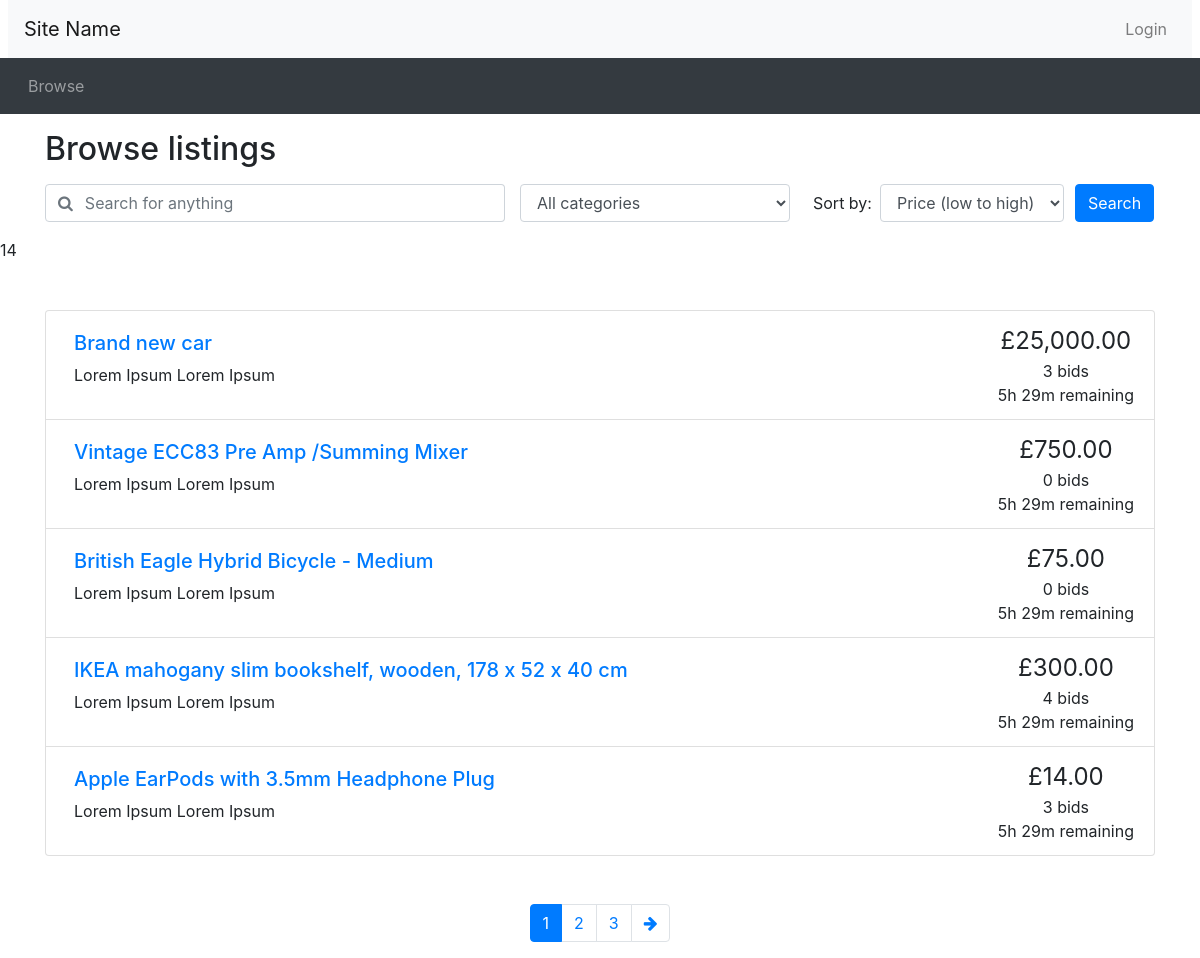
Screenshot of /browse.php with the database file from the repository.
### tables this page shows
CREATE TABLE IF NOT EXISTS `listings` (
  `listing_id` int(11) NOT NULL AUTO_INCREMENT,
  `seller_id` int(11) DEFAULT NULL,
  `posttime` datetime DEFAULT NULL,
  `endtime` datetime DEFAULT NULL,
  `itemdescription` text,
  `item_title` text,
  `category` text,
  `reserveprice` decimal(10,2) DEFAULT NULL,
  `startprice` decimal(10,2) DEFAULT NULL,
  PRIMARY KEY (`listing_id`),
  KEY `seller_id` (`seller_id`)
);

### utilities.php (the view)
<?php
function display_time_remaining($interval) {
    if ($interval->days == 0 && $interval->h == 0) {
      $time_remaining = $interval->format('%im %Ss');
    }
    else if ($interval->days == 0) {
      $time_remaining = $interval->format('%hh %im');
    }
    else {
      $time_remaining = $interval->format('%ad %hh');
    }
  return $time_remaining;
}
function print_listing_li($item_id, $title, $desc, $price, $num_bids, $end_time)
{
  if (strlen($desc) > 250) {
    $desc_shortened = substr($desc, 0, 250) . '...';
  }
  else {
    $desc_shortened = $desc;
  }
  if ($num_bids == 1) {
    $bid = ' bid';
  }
  else {
    $bid = ' bids';
  }
  $now = new DateTime();
  if ($now > $end_time) {
    $time_remaining = 'This auction has ended';
  }
  else {
    $time_to_end = date_diff($now, $end_time);
    $time_remaining = display_time_remaining($time_to_end) . ' remaining';
  }
  echo('
    <li class="list-group-item d-flex justify-content-between">
    <div class="p-2 mr-5"><h5><a href="listing.php?item_id=' . $item_id . '">' . $title . '</a></h5>' . $desc_shortened . '</div>
    <div class="text-center text-nowrap"><span style="font-size: 1.5em">£' . number_format($price, 2) . '</span><br/>' . $num_bids . $bid . '<br/>' . $time_remaining . '</div>
  </li>'
  );
}
?>

### header.php (shortened to what this page needs)
<!doctype html>
<html lang="en">
<head>
  <link rel="stylesheet" href="css/bootstrap.min.css">
  <link rel="stylesheet" href="https://cdnjs.cloudflare.com/ajax/libs/font-awesome/4.7.0/css/font-awesome.min.css">
  <link rel="stylesheet" href="css/custom.css">
</head>
<body>
<nav class="navbar navbar-expand-lg navbar-light bg-light mx-2">
  <a class="navbar-brand" href="#">Site Name </a>
  <ul class="navbar-nav ml-auto">
    <li class="nav-item">
<?php
  if (isset($_SESSION['logged_in']) && $_SESSION['logged_in'] == true) {
    echo '<a class="nav-link" href="logout.php">Logout</a>';
  }
  else {
    echo '<button type="button" class="btn nav-link" data-toggle="modal" data-target="#loginModal">Login</button>';
  }
?>
    </li>
  </ul>
</nav>
<nav class="navbar navbar-expand-lg navbar-dark bg-dark">
  <ul class="navbar-nav align-middle">
	<li class="nav-item mx-1">
      <a class="nav-link" href="browse.php">Browse</a>
    </li>
  </ul>
</nav>

### browse.php (shortened to what this page needs)
<?php include_once("header.php")?>
<?php require("utilities.php")?>
<div class="container">
<h2 class="my-3">Browse listings</h2>
<div id="searchSpecs">
<form method="get" action="browse.php">
  <div class="row">
    <div class="col-md-5 pr-0">
      <div class="form-group">
	    <div class="input-group">
          <div class="input-group-prepend">
            <span class="input-group-text bg-transparent pr-0 text-muted">
              <i class="fa fa-search"></i>
            </span>
          </div>
          <input type="text" class="form-control border-left-0" name="keyword" id="keyword" placeholder="Search for anything">
        </div>
      </div>
    </div>
    <div class="col-md-3 pr-0">
      <div class="form-group">
        <select class="form-control" id="cat" name="cat" >
          <option selected value="all">All categories</option>
        </select>
      </div>
    </div>
    <div class="col-md-3 pr-0">
      <div class="form-inline">
        <label class="mx-2" for="order_by">Sort by:</label>
        <select class="form-control" id="order_by" name="order_by">
          <option selected value="pricelow">Price (low to high)</option>
        </select>
      </div>
    </div>
    <div class="col-md-1 px-0">
      <button type="submit" class="btn btn-primary">Search</button>
    </div>
  </div>
</form>
</div>
</div>
<?php
	$results_per_page = 5;
	if (!isset($_GET['keyword']))
	{
		 $query = "SELECT * FROM listings WHERE item_title IS NOT NULL";
	}
	if (!isset($_GET['cat']))
	{
		 $query .= " AND category IS NOT NULL";
	}
	if (!isset($_GET['order_by']))
	{
		$query .= " ORDER BY endtime LIMIT $results_per_page";
	}
	else
	{
		$query .= " ORDER BY startprice LIMIT $results_per_page";
	}
	include 'opendb.php';
	$tmp = explode(" ",$query);
	$tmp[1] = "COUNT(*)";
	$num_query = implode(" ",$tmp);
	$num_result = mysqli_query($connection, $num_query)
			or die('Error making count query');
	$row = mysqli_fetch_array($num_result);
	$num_results = $row[0];
	echo $num_results;
	$max_page = ceil($num_results / $results_per_page);
	if (!isset($_GET['page']))
		{
		$curr_page = 1;
	}
?>
<div class="container mt-5">
<ul class="list-group">
<?php
	$result = mysqli_query($connection, $query)
		or die('Error making select users query');
	while ($row = mysqli_fetch_array($result))
	{
		$count_bid_query = "SELECT COUNT(*) FROM bids WHERE listing_id = {$row['listing_id']}";
		$count_bid_result = mysqli_query($connection, $count_bid_query)
			or die('Error making top bid query');
		$bid_count = mysqli_fetch_array($count_bid_result);
		if ($bid_count[0] == 0) {
			print_listing_li($row['listing_id'], $row['item_title'], $row['itemdescription'], $row['startprice'], $bid_count[0], date_create($row['endtime']));
		}
		else {
			$top_bid_query = "SELECT MAX(bidprice) FROM bids WHERE listing_id = {$row['listing_id']}";
			$top_bid_result = mysqli_query($connection, $top_bid_query)
				or die('Error making top bid query');
			$top_bid = mysqli_fetch_array($top_bid_result);
			print_listing_li($row['listing_id'], $row['item_title'], $row['itemdescription'], $top_bid[0], $bid_count[0], date_create($row['endtime']));
		}
	}
?>
</ul>
<nav aria-label="Search results pages" class="mt-5">
  <ul class="pagination justify-content-center">
<?php
  $querystring = "";
  $high_page_boost = max(3 - $curr_page, 0);
  $low_page_boost = max(2 - ($max_page - $curr_page), 0);
  $low_page = max(1, $curr_page - 2 - $low_page_boost);
  $high_page = min($max_page, $curr_page + 2 + $high_page_boost);
  for ($i = $low_page; $i <= $high_page; $i++) {
    if ($i == $curr_page) {
      echo('
    <li class="page-item active">');
    }
    else {
      echo('
    <li class="page-item">');
    }
    echo('
      <a class="page-link" href="browse.php?' . $querystring . 'page=' . $i . '">' . $i . '</a>
    </li>');
  }
  if ($curr_page != $max_page) {
    echo('
    <li class="page-item">
      <a class="page-link" href="browse.php?' . $querystring . 'page=' . ($curr_page + 1) . '" aria-label="Next">
        <span aria-hidden="true"><i class="fa fa-arrow-right"></i></span>
        <span class="sr-only">Next</span>
      </a>
    </li>');
  }
?>
  </ul>
</nav>
</div>
<?php include_once("footer.php")?>

### footer.php (shortened to what this page needs)
</body>
</html>

### rows the page displays
listings: item_title "Brand new car", itemdescription "Lorem Ipsum Lorem Ipsum", price "25,000.00", num_bids "3", bid "bids"
listings: item_title "Vintage ECC83 Pre Amp /Summing Mixer", itemdescription "Lorem Ipsum Lorem Ipsum", startprice "750.00", num_bids "0", bid "bids", time_remaining "5h 29m remaining"
listings: item_title "British Eagle Hybrid Bicycle - Medium", itemdescription "Lorem Ipsum Lorem Ipsum", startprice "75.00", num_bids "0", bid "bids", time_remaining "5h 29m remaining"
listings: item_title "IKEA mahogany slim bookshelf, wooden, 178 x 52 x 40 cm", itemdescription "Lorem Ipsum Lorem Ipsum", price "300.00", num_bids "4", bid "bids", time_remaining "5h 29m remaining"
listings: item_title "Apple EarPods with 3.5mm Headphone Plug", itemdescription "Lorem Ipsum Lorem Ipsum", price "14.00", num_bids "3", bid "bids", time_remaining "5h 29m remaining"

### other values shown
$num_results "14"
